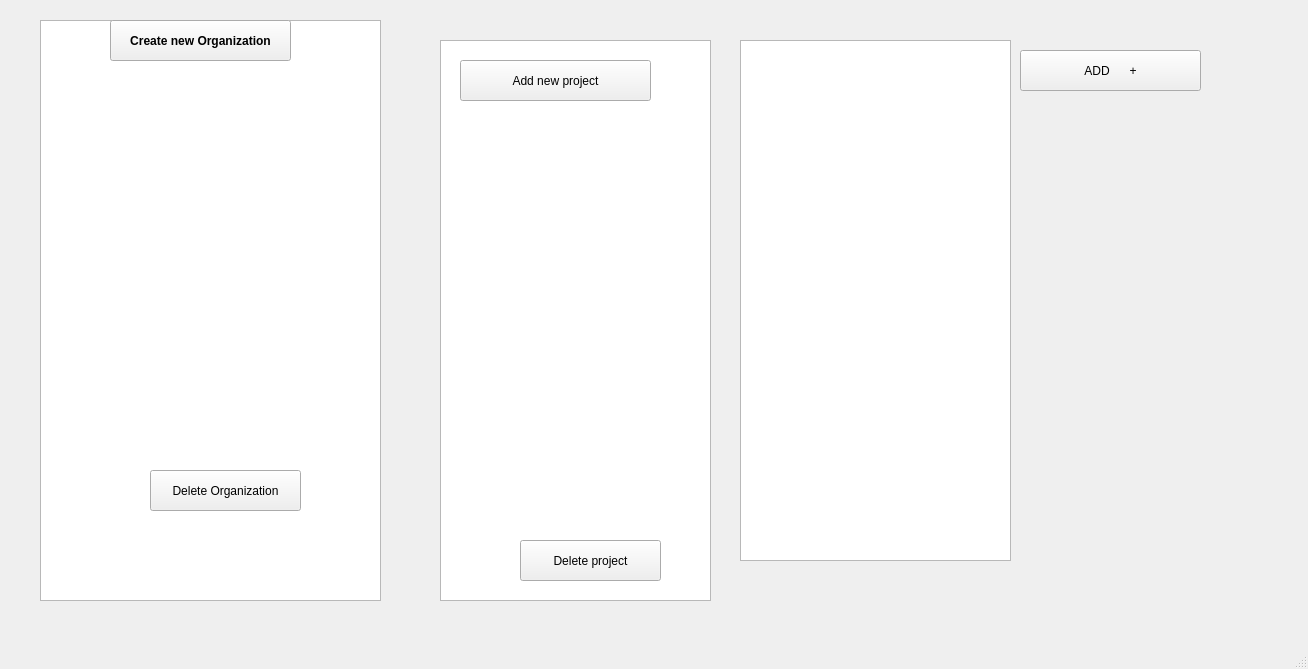
<?xml version="1.0" encoding="UTF-8"?>
<ui version="4.0">
 <class>MainWindow</class>
 <widget class="QMainWindow" name="MainWindow">
  <property name="geometry">
   <rect>
    <x>0</x>
    <y>0</y>
    <width>1308</width>
    <height>669</height>
   </rect>
  </property>
  <property name="windowTitle">
   <string>MainWindow</string>
  </property>
  <widget class="QWidget" name="centralwidget">
   <widget class="QPushButton" name="pushButton">
    <property name="geometry">
     <rect>
      <x>1020</x>
      <y>50</y>
      <width>181</width>
      <height>41</height>
     </rect>
    </property>
    <property name="styleSheet">
     <string notr="true">
border-image: url(:/new/ui/5895d2d1cba9841eabab6077.png);</string>
    </property>
    <property name="text">
     <string>ADD      +</string>
    </property>
   </widget>
   <widget class="QListWidget" name="ListWidget_Organization">
    <property name="geometry">
     <rect>
      <x>40</x>
      <y>20</y>
      <width>341</width>
      <height>581</height>
     </rect>
    </property>
   </widget>
   <widget class="QListWidget" name="listWidget_project">
    <property name="geometry">
     <rect>
      <x>440</x>
      <y>40</y>
      <width>271</width>
      <height>561</height>
     </rect>
    </property>
   </widget>
   <widget class="QListWidget" name="listWidget_task">
    <property name="geometry">
     <rect>
      <x>740</x>
      <y>40</y>
      <width>271</width>
      <height>521</height>
     </rect>
    </property>
   </widget>
   <widget class="QPushButton" name="newList">
    <property name="geometry">
     <rect>
      <x>110</x>
      <y>20</y>
      <width>181</width>
      <height>41</height>
     </rect>
    </property>
    <property name="font">
     <font>
      <italic>false</italic>
      <bold>true</bold>
      <underline>false</underline>
     </font>
    </property>
    <property name="cursor">
     <cursorShape>PointingHandCursor</cursorShape>
    </property>
    <property name="text">
     <string>Create new Organization</string>
    </property>
   </widget>
   <widget class="QPushButton" name="newAct">
    <property name="geometry">
     <rect>
      <x>460</x>
      <y>60</y>
      <width>191</width>
      <height>41</height>
     </rect>
    </property>
    <property name="cursor">
     <cursorShape>PointingHandCursor</cursorShape>
    </property>
    <property name="text">
     <string>Add new project</string>
    </property>
   </widget>
   <widget class="QPushButton" name="deleteList">
    <property name="geometry">
     <rect>
      <x>150</x>
      <y>470</y>
      <width>151</width>
      <height>41</height>
     </rect>
    </property>
    <property name="font">
     <font>
      <bold>false</bold>
     </font>
    </property>
    <property name="cursor">
     <cursorShape>PointingHandCursor</cursorShape>
    </property>
    <property name="text">
     <string>Delete Organization</string>
    </property>
   </widget>
   <widget class="QPushButton" name="deleteActivity">
    <property name="geometry">
     <rect>
      <x>520</x>
      <y>540</y>
      <width>141</width>
      <height>41</height>
     </rect>
    </property>
    <property name="font">
     <font>
      <bold>false</bold>
     </font>
    </property>
    <property name="cursor">
     <cursorShape>PointingHandCursor</cursorShape>
    </property>
    <property name="text">
     <string>Delete project</string>
    </property>
   </widget>
  </widget>
  <widget class="QMenuBar" name="menubar">
   <property name="geometry">
    <rect>
     <x>0</x>
     <y>0</y>
     <width>1308</width>
     <height>26</height>
    </rect>
   </property>
  </widget>
  <widget class="QStatusBar" name="statusbar"/>
 </widget>
 <resources/>
 <connections/>
</ui>
